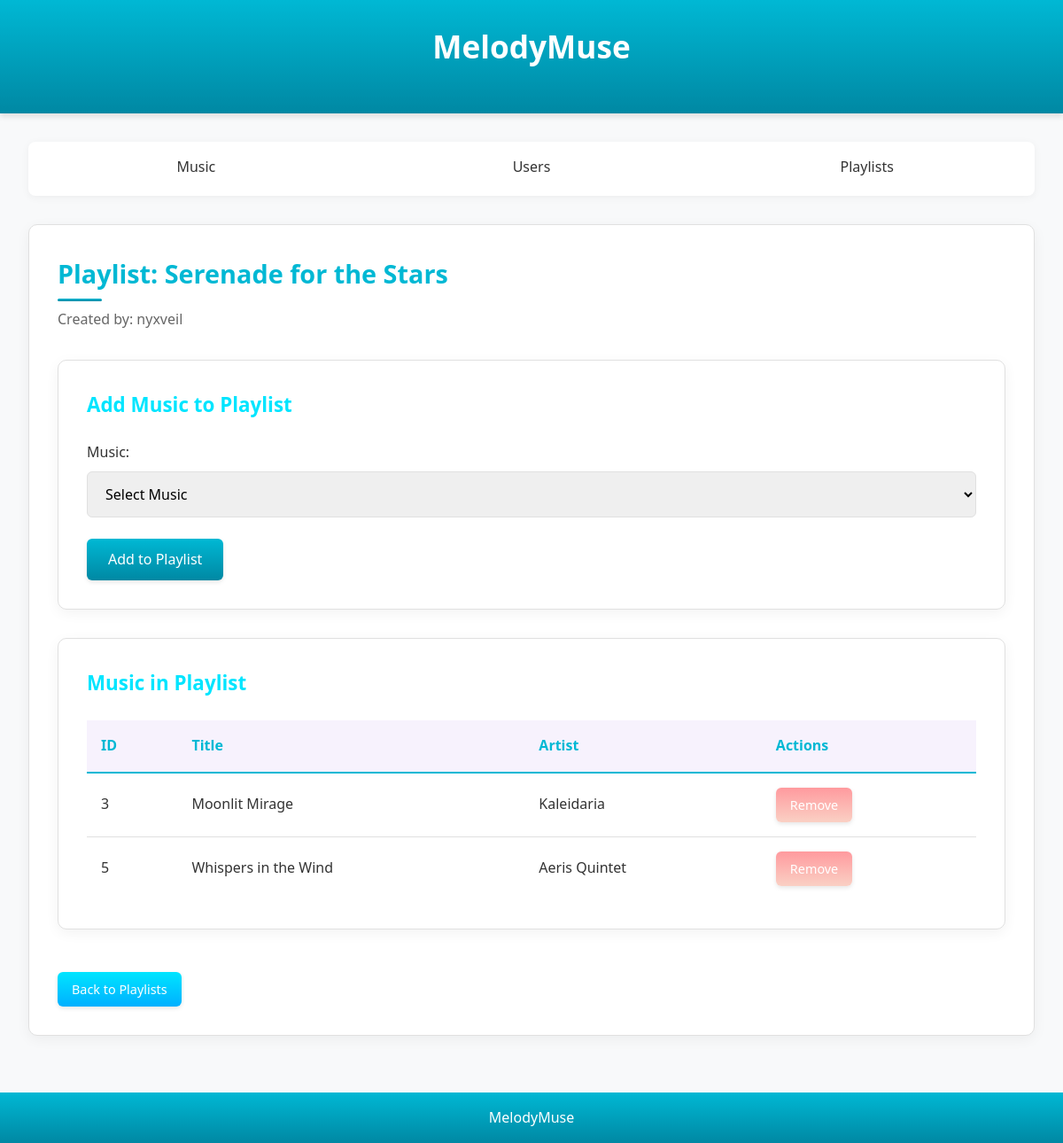
The app's page /?page=playlist_details&id=1 with its own data.
### tables this page shows
CREATE TABLE `playlist` (
  `id` int NOT NULL,
  `name` varchar(100) NOT NULL,
  `user_id` int NOT NULL
);

CREATE TABLE `user` (
  `id` int NOT NULL,
  `username` varchar(100) NOT NULL
);

CREATE TABLE `music` (
  `id` int NOT NULL,
  `title` varchar(100) NOT NULL,
  `artist` varchar(100) DEFAULT NULL
);

### config/db.php (called while the page is built, shortened)
<?php
class Database {
    private $host = "localhost";
    private $username = "root";
    private $password = "";
    private $dbname = "db_melody";
    public function __construct() {
        try {
            $this->conn = new PDO("mysql:host=$this->host;dbname=$this->dbname", $this->username, $this->password);
        } catch (PDOException $e) {
            die("Database Connection Error: " . $e->getMessage());
        }
    }
}
?>

### class/Playlist.php (called while the page is built, shortened)
<?php
require_once 'config/db.php';
class Playlist {
    private $db;
    public function __construct() {
        $this->db = (new Database())->conn;
    }
    public function getPlaylistById($id) {
        $stmt = $this->db->prepare("SELECT p.*, u.username FROM playlist p JOIN user u ON p.user_id = u.id WHERE p.id = ?");
        $stmt->execute([$id]);
        return $stmt->fetch(PDO::FETCH_ASSOC);
    }
    public function getPlaylistMusic($id) {
        $stmt = $this->db->prepare("
            SELECT m.* FROM music m
            JOIN playlist_relations pr ON m.id = pr.music_id
            WHERE pr.playlist_id = ?
        ");
        $stmt->execute([$id]);
        return $stmt->fetchAll(PDO::FETCH_ASSOC);
    }
}
?>

### class/Music.php (called while the page is built, shortened)
<?php
require_once 'config/db.php';
class Music {
    private $db;
    public function __construct() {
        $this->db = (new Database())->conn;
    }
    public function getAllMusic($search = '') {
        if (!empty($search)) {
            $stmt = $this->db->prepare("SELECT * FROM music WHERE title LIKE ? OR artist LIKE ?");
            $searchTerm = "%$search%";
            $stmt->execute([$searchTerm, $searchTerm]);
        } else {
            $stmt = $this->db->query("SELECT * FROM music");
        }
        return $stmt->fetchAll(PDO::FETCH_ASSOC);
    }
}
?>

### view/playlist_details.php (the view, shortened to what this page needs)
<section class="playlist-details">
    <h2>Playlist: <?php echo htmlspecialchars($playlistData['name']); ?></h2>
    <p>Created by: <?php echo htmlspecialchars($playlistData['username']); ?></p>
    <div class="form-container">
        <h3>Add Music to Playlist</h3>
        <form method="POST" action="index.php?page=playlist_details&id=<?php echo $playlistData['id']; ?>">
            <div class="form-group">
                <label for="music_id">Music:</label>
                <select id="music_id" name="music_id" required>
                    <option value="">Select Music</option>
                </select>
            </div>
            <button type="submit" name="add_to_playlist">Add to Playlist</button>
        </form>
    </div>
    <div class="table-container">
        <h3>Music in Playlist</h3>
        <?php if(empty($playlistMusic)): ?>
            <p>No music in this playlist.</p>
        <?php else: ?>
            <table>
                <thead>
                    <tr>
                        <th>ID</th>
                        <th>Title</th>
                        <th>Artist</th>
                        <th>Actions</th>
                    </tr>
                </thead>
                <tbody>
                    <?php foreach($playlistMusic as $music): ?>
                        <tr>
                            <td><?php echo $music['id']; ?></td>
                            <td><?php echo htmlspecialchars($music['title']); ?></td>
                            <td><?php echo htmlspecialchars($music['artist']); ?></td>
                            <td class="actions">
                                <a href="?page=playlist_details&id=<?php echo $playlistData['id']; ?>&remove=<?php echo $music['id']; ?>" class="delete-btn" onclick="return confirm('Are you sure you want to remove this music from the playlist?')">Remove</a>
                            </td>
                        </tr>
                    <?php endforeach; ?>
                </tbody>
            </table>
        <?php endif; ?>
    </div>
    <a href="?page=playlists" class="back-btn">Back to Playlists</a>
</section>

### style.css (style rules this page uses)
* { margin: 0; padding: 0; box-sizing: border-box; font-family: 'Segoe UI', Tahoma, Geneva, Verdana, sans-serif; }
:root { --primary-gradient: linear-gradient(180deg, #00b8d4 0%, #0088a3 100%); --secondary-gradient: linear-gradient(180deg, #00e5ff 0%, #00b0ff 100%); --success-gradient: linear-gradient(180deg, #84fab0 0%, #8fd3f4 100%); --danger-gradient: linear-gradient(180deg, #ff9a9e 0%, #fad0c4 100%); --warning-gradient: linear-gradient(180deg, #ffecd2 0%, #fcb69f 100%); --info-gradient: linear-gradient(180deg, #a1c4fd 0%, #c2e9fb 100%); --primary-color: #00b8d4; --secondary-color: #00e5ff; --success-color: #00e676; --danger-color: #ff5252; --warning-color: #ffab40; --info-color: #40c4ff; --text-color: #333; --text-light: #666; --text-lighter: #999; --bg-color: #f8f9fa; --bg-light: #ffffff; --border-color: #e0e0e0; }
body { line-height: 1.6; color: var(--text-color); background-color: var(--bg-color); min-height: 100vh; display: flex; flex-direction: column; }
h1, h2, h3 { margin-bottom: 1.5rem; font-weight: 600; }
h2 { font-size: 1.8rem; color: var(--primary-color); }
h3 { font-size: 1.4rem; color: var(--secondary-color); }
.form-container { background: var(--bg-light); padding: 2rem; margin-bottom: 2rem; border-radius: 10px; box-shadow: 0 4px 15px rgba(0, 0, 0, 0.05); border: 1px solid var(--border-color); }
.table-container { background: var(--bg-light); padding: 2rem; border-radius: 10px; box-shadow: 0 4px 15px rgba(0, 0, 0, 0.05); overflow-x: auto; border: 1px solid var(--border-color); margin-bottom: 2rem; }
table { width: 100%; border-collapse: collapse; }
table th, table td { padding: 1rem; text-align: left; }
table th { background: rgba(106, 17, 203, 0.05); color: var(--primary-color); font-weight: 600; border-bottom: 2px solid var(--primary-color); }
table tr { border-bottom: 1px solid var(--border-color); transition: background 0.3s ease; }
table tr:last-child { border-bottom: none; }
.form-group { margin-bottom: 1.5rem; }
.form-group label { display: block; margin-bottom: 0.5rem; font-weight: 500; color: var(--text-color); }
.form-group input, .form-group select { width: 100%; padding: 0.8rem 1rem; border: 1px solid var(--border-color); border-radius: 6px; font-size: 1rem; transition: all 0.3s ease; }
button { background: var(--primary-gradient); color: white; border: none; padding: 0.8rem 1.5rem; cursor: pointer; border-radius: 6px; font-size: 1rem; font-weight: 500; transition: all 0.3s ease; box-shadow: 0 2px 5px rgba(0, 0, 0, 0.1); }
.actions { display: flex; gap: 0.8rem; }
.edit-btn, .delete-btn, .view-btn, .back-btn, .cancel-btn, .clear-search { display: inline-block; padding: 0.5rem 1rem; border-radius: 6px; text-decoration: none; color: white; font-size: 0.9rem; font-weight: 500; transition: all 0.3s ease; box-shadow: 0 2px 5px rgba(0, 0, 0, 0.1); }
.delete-btn { background: var(--danger-gradient); }
.back-btn, .cancel-btn { background: var(--secondary-gradient); margin-top: 1rem; display: inline-block; }
.playlist-details { background: var(--bg-light); padding: 2rem; border-radius: 10px; box-shadow: 0 4px 15px rgba(0, 0, 0, 0.05); border: 1px solid var(--border-color); }
.playlist-details h2 { color: var(--primary-color); margin-bottom: 0.5rem; }
.playlist-details p { color: var(--text-light); margin-bottom: 2rem; }
section { margin-bottom: 2rem; }
section h2 { position: relative; padding-bottom: 0.5rem; }
section h2::after { content: ''; position: absolute; bottom: 0; left: 0; width: 50px; height: 3px; background: var(--primary-gradient); border-radius: 3px; }

### records on screen
playlist: name "Serenade for the Stars", user.username "nyxveil"
music: id "3", title "Moonlit Mirage", artist "Kaleidaria"
music: id "5", title "Whispers in the Wind", artist "Aeris Quintet"
